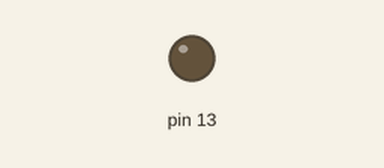
Simulated run of this sketch. Board: Arduino Uno, built with avr-gcc and run on an emulated ATmega328P. On the bench: output pins drawn as LEDs (lit = HIGH).

Above: at 1.5 s.
At 5.65 s:
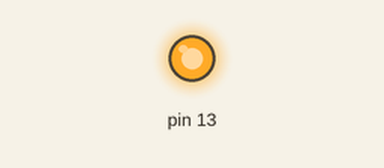
Timing chart, 0 to 6.0 s (numbered marks = the images above):
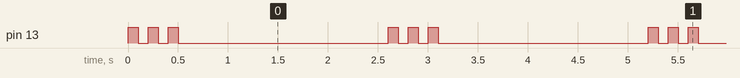

The sketch:

blink_modified.ino
```cpp
void setup() {
  pinMode(13, OUTPUT);
}

void loop() {
  // 3 Fast Blinks (100ms ON, 100ms OFF)
  for(int i = 0; i < 3; i++) {
    digitalWrite(13, HIGH);
    delay(100);
    digitalWrite(13, LOW);
    delay(100);
  }

  delay(2000); // 2 Second Pause
}
```

Measured:
- by itself, pin 13: repeats every 2.6 s: 2 × (LOW 0.10 s, HIGH 0.10 s), LOW 2.1 s, HIGH 0.10 s
- by itself, everything shown: repeats every 2.6 s, in 6 steps
